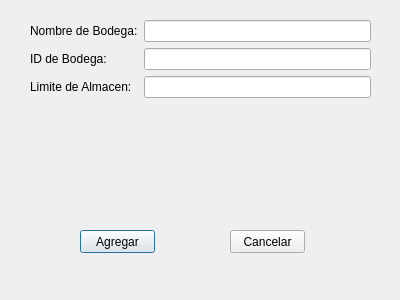
<?xml version="1.0" encoding="UTF-8"?>
<ui version="4.0">
 <class>BodegaDialog</class>
 <widget class="QDialog" name="BodegaDialog">
  <property name="geometry">
   <rect>
    <x>0</x>
    <y>0</y>
    <width>400</width>
    <height>300</height>
   </rect>
  </property>
  <property name="windowTitle">
   <string>Dialog</string>
  </property>
  <widget class="QWidget" name="layoutWidget">
   <property name="geometry">
    <rect>
     <x>30</x>
     <y>20</y>
     <width>341</width>
     <height>101</height>
    </rect>
   </property>
   <layout class="QFormLayout" name="formLayout">
    <item row="0" column="0">
     <widget class="QLabel" name="label">
      <property name="text">
       <string>Nombre de Bodega:</string>
      </property>
     </widget>
    </item>
    <item row="0" column="1">
     <widget class="QLineEdit" name="lineEdit_nombre">
      <property name="text">
       <string/>
      </property>
     </widget>
    </item>
    <item row="1" column="0">
     <widget class="QLabel" name="label_2">
      <property name="text">
       <string>ID de Bodega:</string>
      </property>
     </widget>
    </item>
    <item row="1" column="1">
     <widget class="QLineEdit" name="lineEdit_id">
      <property name="text">
       <string/>
      </property>
     </widget>
    </item>
    <item row="2" column="0">
     <widget class="QLabel" name="label_3">
      <property name="text">
       <string>Limite de Almacen:</string>
      </property>
     </widget>
    </item>
    <item row="2" column="1">
     <widget class="QLineEdit" name="lineEdit_limite">
      <property name="text">
       <string/>
      </property>
     </widget>
    </item>
   </layout>
  </widget>
  <widget class="QPushButton" name="pushButton_agregar">
   <property name="geometry">
    <rect>
     <x>80</x>
     <y>230</y>
     <width>75</width>
     <height>23</height>
    </rect>
   </property>
   <property name="text">
    <string>Agregar</string>
   </property>
  </widget>
  <widget class="QPushButton" name="pushButton_cancelar">
   <property name="geometry">
    <rect>
     <x>230</x>
     <y>230</y>
     <width>75</width>
     <height>23</height>
    </rect>
   </property>
   <property name="text">
    <string>Cancelar</string>
   </property>
  </widget>
 </widget>
 <resources/>
 <connections/>
</ui>
